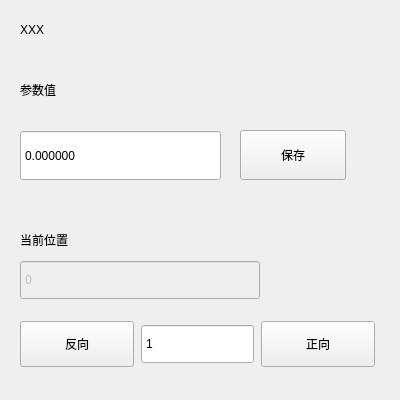
<?xml version="1.0" encoding="UTF-8"?>
<ui version="4.0">
 <class>InjectorMachWgt</class>
 <widget class="QWidget" name="InjectorMachWgt">
  <property name="geometry">
   <rect>
    <x>0</x>
    <y>0</y>
    <width>400</width>
    <height>400</height>
   </rect>
  </property>
  <property name="minimumSize">
   <size>
    <width>400</width>
    <height>400</height>
   </size>
  </property>
  <property name="maximumSize">
   <size>
    <width>400</width>
    <height>400</height>
   </size>
  </property>
  <property name="windowTitle">
   <string notr="true">InjectorMachWgt</string>
  </property>
  <widget class="QLabel" name="label">
   <property name="geometry">
    <rect>
     <x>20</x>
     <y>70</y>
     <width>351</width>
     <height>40</height>
    </rect>
   </property>
   <property name="text">
    <string>参数值</string>
   </property>
  </widget>
  <widget class="QPushButton" name="btn_save">
   <property name="geometry">
    <rect>
     <x>240</x>
     <y>130</y>
     <width>106</width>
     <height>50</height>
    </rect>
   </property>
   <property name="minimumSize">
    <size>
     <width>106</width>
     <height>50</height>
    </size>
   </property>
   <property name="maximumSize">
    <size>
     <width>106</width>
     <height>50</height>
    </size>
   </property>
   <property name="text">
    <string>保存</string>
   </property>
   <property name="buttons" stdset="0">
    <string notr="true">btn_dlg</string>
   </property>
  </widget>
  <widget class="QLabel" name="label_title">
   <property name="geometry">
    <rect>
     <x>20</x>
     <y>10</y>
     <width>351</width>
     <height>40</height>
    </rect>
   </property>
   <property name="text">
    <string>XXX</string>
   </property>
  </widget>
  <widget class="QDoubleSpinBox" name="doubleSpinBox">
   <property name="geometry">
    <rect>
     <x>20</x>
     <y>130</y>
     <width>201</width>
     <height>51</height>
    </rect>
   </property>
   <property name="buttonSymbols">
    <enum>QAbstractSpinBox::NoButtons</enum>
   </property>
   <property name="decimals">
    <number>6</number>
   </property>
   <property name="maximum">
    <double>999999999.000000000000000</double>
   </property>
  </widget>
  <widget class="QWidget" name="layoutWidget">
   <property name="geometry">
    <rect>
     <x>20</x>
     <y>320</y>
     <width>355</width>
     <height>48</height>
    </rect>
   </property>
   <layout class="QHBoxLayout" name="horizontalLayout">
    <property name="spacing">
     <number>7</number>
    </property>
    <item>
     <widget class="QPushButton" name="btn_backMove">
      <property name="minimumSize">
       <size>
        <width>106</width>
        <height>46</height>
       </size>
      </property>
      <property name="maximumSize">
       <size>
        <width>16777215</width>
        <height>46</height>
       </size>
      </property>
      <property name="text">
       <string>反向</string>
      </property>
      <property name="buttons" stdset="0">
       <string notr="true">btn_dlg</string>
      </property>
     </widget>
    </item>
    <item>
     <widget class="QSpinBox" name="spinBox_pos">
      <property name="minimumSize">
       <size>
        <width>0</width>
        <height>40</height>
       </size>
      </property>
      <property name="maximumSize">
       <size>
        <width>16777215</width>
        <height>40</height>
       </size>
      </property>
      <property name="buttonSymbols">
       <enum>QAbstractSpinBox::NoButtons</enum>
      </property>
      <property name="minimum">
       <number>1</number>
      </property>
      <property name="maximum">
       <number>999999</number>
      </property>
     </widget>
    </item>
    <item>
     <widget class="QPushButton" name="btn_frontMove">
      <property name="minimumSize">
       <size>
        <width>106</width>
        <height>46</height>
       </size>
      </property>
      <property name="maximumSize">
       <size>
        <width>16777215</width>
        <height>46</height>
       </size>
      </property>
      <property name="text">
       <string>正向</string>
      </property>
      <property name="buttons" stdset="0">
       <string notr="true">btn_dlg</string>
      </property>
     </widget>
    </item>
   </layout>
  </widget>
  <widget class="QLabel" name="label_2">
   <property name="geometry">
    <rect>
     <x>20</x>
     <y>220</y>
     <width>360</width>
     <height>40</height>
    </rect>
   </property>
   <property name="text">
    <string>当前位置</string>
   </property>
  </widget>
  <widget class="QSpinBox" name="spinBox_currPos">
   <property name="enabled">
    <bool>false</bool>
   </property>
   <property name="geometry">
    <rect>
     <x>20</x>
     <y>260</y>
     <width>240</width>
     <height>40</height>
    </rect>
   </property>
   <property name="minimumSize">
    <size>
     <width>0</width>
     <height>40</height>
    </size>
   </property>
   <property name="maximumSize">
    <size>
     <width>16777215</width>
     <height>40</height>
    </size>
   </property>
   <property name="buttonSymbols">
    <enum>QAbstractSpinBox::NoButtons</enum>
   </property>
   <property name="minimum">
    <number>0</number>
   </property>
   <property name="maximum">
    <number>999999</number>
   </property>
   <property name="value">
    <number>0</number>
   </property>
  </widget>
 </widget>
 <resources/>
 <connections/>
</ui>
